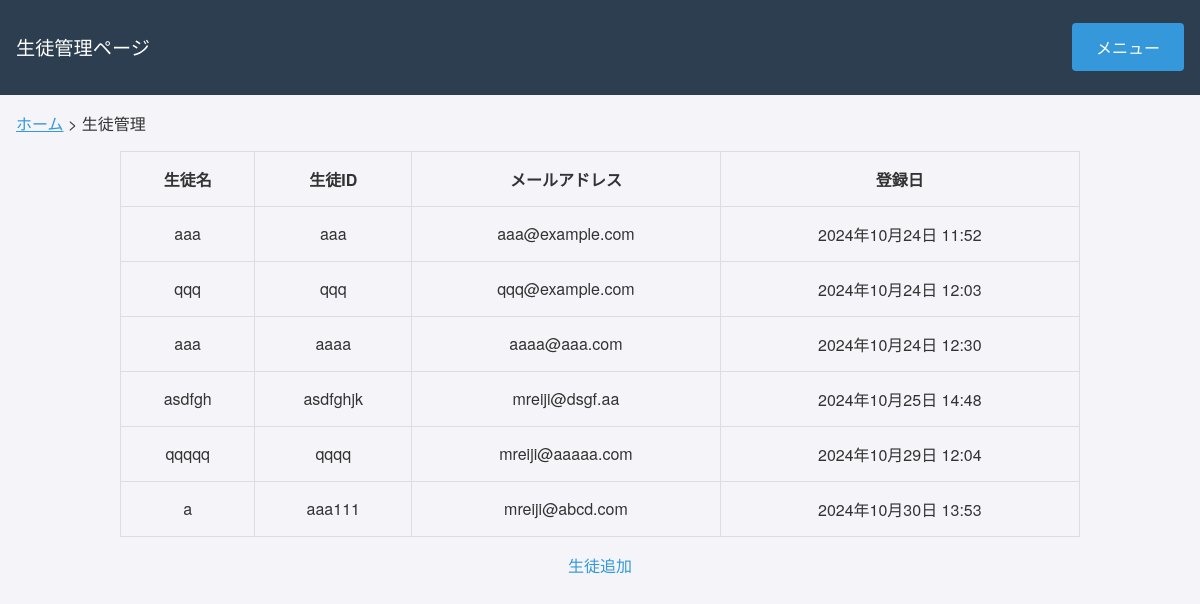
Page /app/students/ on the committed database.
### app/models.py (models this page shows, shortened)
class Student(models.Model):
    name = models.CharField(max_length=100)
    student_id = models.CharField(max_length=10, unique=True)
    email = models.EmailField(unique=True)
    password = models.CharField(max_length=128)  # パスワード用のフィールド
    registration_date = models.DateTimeField(auto_now_add=True)

### app/views.py (the view)
# urls.py: path('students/', views.student_list, name='students'),  # Servicesページ
def student_list(request):
    students = Student.objects.all()
    return render(request, 'app/students.html', {'students': students})

### app/templates/app/students.html (shortened to what this page needs)
<!DOCTYPE html>
<html lang="ja">
<head>
    {% load static %}
    <link rel="stylesheet" type="text/css" href="{% static 'styles.css' %}">
</head>
<body>
    <div class="navbar">
        <p class="welcome-message"><big>生徒管理ページ</big></p>
        <div class="dropdown">
            <button>メニュー</button>
        </div>
    </div>
    <div class="breadcrumb" style="text-align: left; margin-left: 1rem; margin-top: 1rem; font-size: 1rem;">
        <a href="{% url 'home' %}" style="text-decoration: underline;">ホーム</a> > 生徒管理
    </div>
    <p>
    <table border="1">
        <thead>
            <tr>
                <th>生徒名</th>
                <th>生徒ID</th>
                <th>メールアドレス</th>
                <th>登録日</th>
            </tr>
        </thead>
        <tbody>
            {% for student in students %}
            <tr>
                <td>{{ student.name }}</td>
                <td>{{ student.student_id }}</td>
                <td>{{ student.email }}</td>
                <td>{{ student.registration_date|date:"Y年n月j日 H:i" }}</td>
            </tr>
            {% empty %}
            <tr>
                <td colspan="4">登録されている生徒はいません。</td>
            </tr>
            {% endfor %}
        </tbody>
    </table>
</body>
<p>
<a href="{% url 'add_student' %}">生徒追加</a>
</html>

### static/styles.css (style rules this page uses)
body { font-family: 'Helvetica Neue', Arial, sans-serif; margin: 0; padding: 0; background-color: #f4f4f9; color: #333; text-align: center; }
p { line-height: 1.6; margin-bottom: 1rem; }
a { color: #3498db; text-decoration: none; }
.navbar { background-color: #2c3e50; padding: 1rem; display: flex; justify-content: flex-end; align-items: center; }
.dropdown { position: relative; display: inline-block; }
button { background-color: #3498db; color: white; border: none; padding: 0.75rem 1.5rem; font-size: 1rem; border-radius: 4px; cursor: pointer; transition: background-color 0.3s ease; }
.navbar { background-color: #2c3e50; padding: 1rem; display: flex; justify-content: flex-start; align-items: center; }
.welcome-message { color: #ffffff; margin-right: auto; }
table { max-width: 80%; width: 100%; border-collapse: collapse; margin: 0 auto; }
th, td { padding: 15px 10px; border: 1px solid #ddd; text-align: center; }

### rows in the picture
Student: name "aaa", student_id "aaa", email "aaa@example.com", registration_date "2024年10月24日 11:52"
Student: name "qqq", student_id "qqq", email "qqq@example.com", registration_date "2024年10月24日 12:03"
Student: name "aaa", student_id "aaaa", email "aaaa@aaa.com", registration_date "2024年10月24日 12:30"
Student: name "asdfgh", student_id "asdfghjk", email "mreiji@dsgf.aa", registration_date "2024年10月25日 14:48"
Student: name "qqqqq", student_id "qqqq", email "mreiji@aaaaa.com", registration_date "2024年10月29日 12:04"
Student: name "a", student_id "aaa111", email "mreiji@abcd.com", registration_date "2024年10月30日 13:53"
